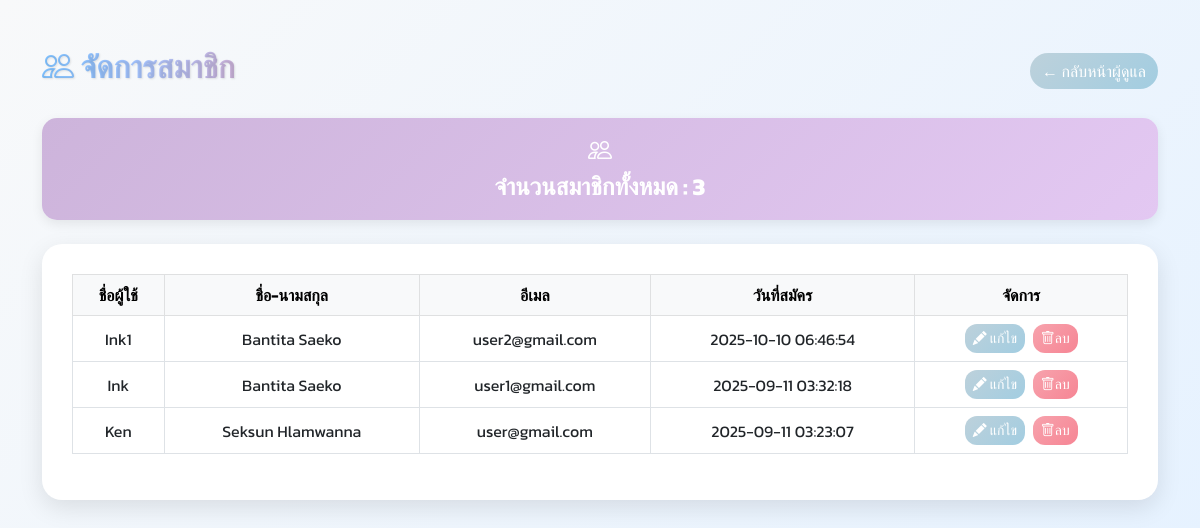
The page /admin/users.php (signed in) on the database its author committed.
### tables this page shows
CREATE TABLE `users` (
  `user_id` int(11) NOT NULL,
  `username` varchar(50) NOT NULL,
  `password` varchar(255) NOT NULL,
  `email` varchar(100) NOT NULL,
  `full_name` varchar(100) DEFAULT NULL,
  `role` enum('admin','member') DEFAULT 'member',
  `created_at` timestamp NOT NULL DEFAULT current_timestamp()
);

### admin/users.php (the view, shortened to what this page needs)
<?php
require_once '../config.php';
$stmt = $conn->prepare("SELECT * FROM users WHERE role='member' ORDER BY created_at DESC");
$stmt->execute();
$users = $stmt->fetchAll(PDO::FETCH_ASSOC);
$totalUsers = count($users);
?>
<!DOCTYPE html>
<html lang="th">
<head>
    <link href="https://cdn.jsdelivr.net/npm/bootstrap@5.3.0/dist/css/bootstrap.min.css" rel="stylesheet">
    <link href="https://cdn.jsdelivr.net/npm/bootstrap-icons@1.13.0/font/bootstrap-icons.css" rel="stylesheet">
</head>
<body class="container py-5">
    <div class="d-flex justify-content-between align-items-center mb-4">
        <h2 class="text-gradient"><i class="bi bi-people"></i> จัดการสมาชิก</h2>
        <a href="index.php" class="btn btn-gradient btn-edit rounded-pill">← กลับหน้าผู้ดูแล</a>
    </div>
    <div class="stat-card mb-4">
        <i class="bi bi-people stat-icon"></i>
        <div class="fs-4 fw-bold">จำนวนสมาชิกทั้งหมด : <?= $totalUsers ?></div>
    </div>
    <div class="main-card">
        <?php if ($totalUsers === 0): ?>
            <div class="alert alert-warning">ยังไม่มีสมาชิกในระบบ</div>
        <?php else: ?>
            <table class="table table-bordered align-middle text-center">
                <thead class="table-light">
                    <tr>
                        <th>ชื่อผู้ใช้</th>
                        <th>ชื่อ-นามสกุล</th>
                        <th>อีเมล</th>
                        <th>วันที่สมัคร</th>
                        <th>จัดการ</th>
                    </tr>
                </thead>
                <tbody>
                    <?php foreach ($users as $user): ?>
                        <tr>
                            <td><?= htmlspecialchars($user['username']) ?></td>
                            <td><?= htmlspecialchars($user['full_name']) ?></td>
                            <td><?= htmlspecialchars($user['email']) ?></td>
                            <td><?= $user['created_at'] ?></td>
                            <td>
                                <a href="edit_user.php?id=<?= $user['user_id'] ?>"
                                    class="btn btn-gradient btn-edit btn-sm me-1">
                                    <i class="bi bi-pencil-fill"></i> แก้ไข
                                </a>
                                <form action="delUser_Sweet.php" method="POST" style="display:inline;">
                                    <button type="button" class="btn btn-gradient btn-delete btn-sm " data-user-id="<?php echo
                                        $user['user_id']; ?>"><i class="bi bi-trash"></i>ลบ</button>
                                </form>
                            </td>
                        </tr>
                    <?php endforeach; ?>
                </tbody>
            </table>
        <?php endif; ?>
    </div>
</body>
</html>

### admin/users.php (style rules this page uses)
body { font-family: 'Kanit', 'Nunito', sans-serif; background: linear-gradient(135deg, #f8f9fa, #e6f2ff); }
.text-gradient { background: linear-gradient(90deg, #80c2ffff, #a7c5ffff, #cdb4db); -webkit-background-clip: text; -webkit-text-fill-color: transparent; font-weight: 700; font-size: 2rem; text-shadow: 1px 1px 2px rgba(0, 0, 0, 0.1); }
.main-card { background-color: white; border-radius: 20px; padding: 30px; box-shadow: 0 8px 25px rgba(0, 0, 0, 0.1); margin-top: 20px; }
.btn-gradient { color: white; font-weight: 500; border-radius: 12px; transition: all 0.3s; border: none; }
.btn-edit { background: linear-gradient(135deg, #bdd1dbff, #a2cde1ff); }
.btn-delete { background: linear-gradient(135deg, #f7a3adff, #f68594ff); }
.stat-card { border-radius: 15px; padding: 15px; text-align: center; color: white; background: linear-gradient(135deg, #cdb4db, #e3c8f2); box-shadow: 0 4px 12px rgba(0, 0, 0, 0.08); margin-bottom: 20px; }
.stat-icon { font-size: 1.5rem; margin-bottom: 5px; }

### rows shown on the page
users: username "Ink1", full_name "Bantita Saeko", email "user2@gmail.com", created_at "2025-10-10 06:46:54"
users: username "Ink", full_name "Bantita Saeko", email "user1@gmail.com", created_at "2025-09-11 03:32:18"
users: username "Ken", full_name "Seksun Hlamwanna", email "user@gmail.com", created_at "2025-09-11 03:23:07"

### other values the page prints
$totalUsers "3"
